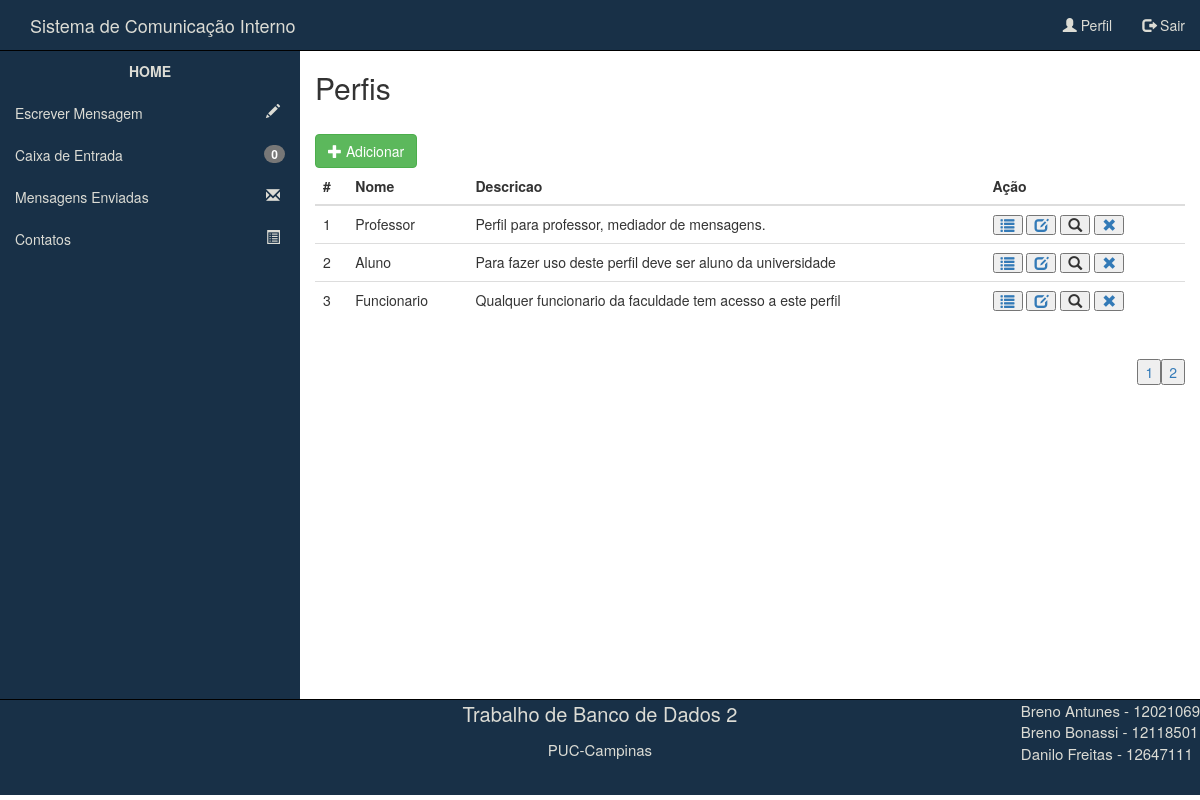
The app's page /Perfil/gridPerfil.php, older data.
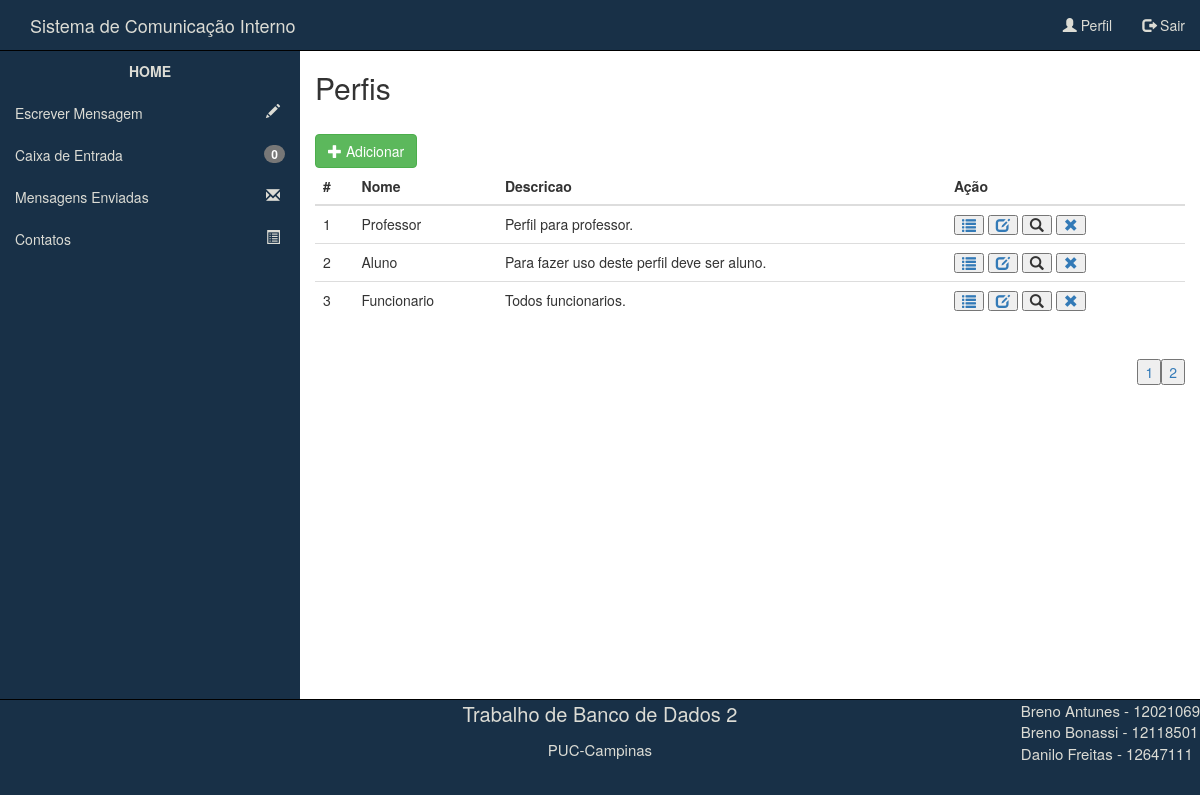
The same page, newer data.
### tables this page shows
CREATE TABLE IF NOT EXISTS `PERFIL` (
  `id_perfil` int(11) NOT NULL,
  `nome_perfil` varchar(75) NOT NULL,
  `descricao_perfil` text
);

### Perfil/gridPerfil.php (the view, shortened to what this page needs)
<?php
  		$idUsuario = $_SESSION['id'];
		$consultaMsg = mysql_query("SELECT * FROM MENSAGEM WHERE destinatario='$idUsuario' AND lida = 0") or die(mysql_error());
		$msgsNaoLidas = mysql_num_rows($consultaMsg);
?>
<!DOCTYPE html>
<html lang="pt-br">
<head>
	<link rel="stylesheet" href="../css/bootstrap.css">
	<link rel="stylesheet" href="../css/estilo.css">
	<link rel="stylesheet" href="../css/menuTopoEstilo.css">
	<link rel="stylesheet" href="../css/menuLateralEstilo.css">
</head>
<body>
	<nav class="navbav navbar-default menuSuperior">
		<div class="container-fluid">
			<div class="navbar-header">
				<a class="navbar-brand" id="tituloTopo" href="../index.php">Sistema de Comunicação Interno</a>
			</div>
			<ul class="nav navbar-nav navbar-right">
				<li><a id="opcaoMenuSuperior1" href="../perfil.php"><span class="glyphicon glyphicon-user"></span> Perfil</a></li>
				<li><a id="opcaoMenuSuperior2" href="../login.php"><span class="glyphicon glyphicon-log-out"></span> Sair</a></li>
			</ul>
		</div>
	</nav>
	<div class="container-fluid principal">
		<div class="row linhaPrincipal">
			<nav class="col-md-3 menuLateral">
				<ul class="nav nav-pulls nav-stacked">
						<li>
							<a href="../index.php" id="opcaoMenuLateral0">HOME</a>
						</li>
					    <li>
	                        <a href="../escreverMensagem.php?&go=enviar" id="opcaoMenuLateral1">Escrever Mensagem <span class="glyphicon glyphicon-pencil pull-right icones"></span></a>
	                    </li>
	                    <li>
	                        <a href="../mensagensRecebidas.php" id="opcaoMenuLateral2">Caixa de Entrada <span class="badge pull-right"><?php echo $msgsNaoLidas; ?></span></a>
	                    </li>
	                    <li>
	                        <a href="../mensagensEnviadas.php" id="opcaoMenuLateral3">Mensagens Enviadas <span class="glyphicon glyphicon-envelope pull-right icones"></span></a>
	                    </li>
	                    <li>
	                        <a href="../contatos.php" id="opcaoMenuLateral4">Contatos <span class="glyphicon glyphicon-list-alt pull-right icones"></span></a>
	                    </li>
	                </ul>
			</nav>
			<section class="col-md-9 conteudo"><br class="alertaRemocao hidden">
				<h2>Perfis</h2>
				<br>
				<div class="form-group">
					<a class="btn btn-success pull-left" href="create.php"><span class="glyphicon glyphicon-plus"></span> Adicionar</a>
					<table class="table table-hover">
						<thead>
							<th>#</th>
							<th>Nome</th>
							<th>Descricao</th>
							<th>Ação</th>
						</thead>
						<tbody>
							<?php
								$page = $_GET['page'];
								if($page == "")
									$page1 = 0;
								else
									$page1 = ($page-1)*3;
								$sql = mysql_query("SELECT * FROM PERFIL ORDER BY id_perfil limit $page1,3");
								$numrows = mysql_num_rows($sql);
								if ($numrows<=0){
									echo "<td colspan='4'>Não existem Departamentos cadastrados !</td>";
								}else{
									while($linha = mysql_fetch_assoc($sql)){
										echo "<tr onclick='location.href = '../login.php'' class='tabelaClicavel' >";
										echo "<td>" . $linha['id_perfil'] . "</td>";
										echo "<td>" . $linha['nome_perfil'] . "</td>";
										echo "<td>" . $linha['descricao_perfil'] . "</td>";
										echo "<td>
												<a href = 'cadastrarPrivilegio.php?go=cadastrarPrivilegio&id=" .$linha['id_perfil']. "&page=1' title = 'Cadastrar Privilegio'><button class = 'glyphicon glyphicon-list' title = 'Cadastrar Privilegio'></button></a>
												<a href = 'edit.php?go=editarPerfil&id=" .$linha['id_perfil']. "' title = 'Cadastrar Privilegio'><button class = 'glyphicon glyphicon-edit' title = 'Editar'></button></a>
												<button class = 'glyphicon glyphicon-search' title = 'Visualizar'></button>
												<a href='delete.php?id=" . $linha['id_perfil'] . "' onclick='return confirmacao()'><button title = 'Remover' class = 'glyphicon glyphicon-remove' ></button></a>
											</td>";
										echo "</tr>";
									}
								}
							?>
						</tbody>
					</table>
					<?php
						$sql = mysql_query("SELECT * FROM PERFIL");
						$numrows = mysql_num_rows($sql);
						$a=$numrows/3;
						$a=ceil($a);
						echo "<br>";
						for ($i = $a; $i>=1; $i--)
						{
							?><a href = "gridPerfil.php?&page= <?php echo $i; ?>"><button class = "pull-right"> <?php echo $i; ?></button></a>
							<?php
						}
					?>
				</div>
			</section>
		</div>
	</div>
	<div class="container-fluid rodape">
		<footer class="row">
			<div class="col-md-4 conteudoRodape">
			</div>
			<div class="col-md-4 conteudoRodape">
				<p style="font-size:20px">Trabalho de Banco de Dados 2</p>
				<p style="font-size:15px">PUC-Campinas</p>
			</div>
			<div class="col-md-4 conteudoRodape">
				<p class="pull-right text-left"style="font-size:15px">Breno Antunes - 12021069 <br>Breno Bonassi - 12118501 <br>Danilo Freitas - 12647111 </p>
			</div>
		</footer>
	</div>
</body>
</html>

### css/estilo.css (style rules this page uses)
html, body { height: 100%; overflow-x: hidden; overflow-y: auto; }
.principal { height: 81%; }
.linhaPrincipal { height: 100%; }
.conteudo { height: 100%; }
.rodape { height: 12%; background-color: #183047; border-top:1px solid black; overflow-y: auto; }
.conteudoRodape { padding: 0; color: #DCDCD5; text-align: center; }

### css/menuTopoEstilo.css (style rules this page uses)
.menuSuperior { background-color: #183047; border-bottom: 1px solid black; }
#tituloTopo { color: #DCDCD5; }
#opcaoMenuSuperior1 { color: #DCDCD5; }
#opcaoMenuSuperior2 { color: #DCDCD5; }

### css/menuLateralEstilo.css (style rules this page uses)
.menuLateral { padding: 0px; background-color: #183047; height: 100%; }
#opcaoMenuLateral0 { color: #DCDCD5; text-align: center; font-weight: bold; height: 40px; }
#opcaoMenuLateral1 { color: #DCDCD5; }
#opcaoMenuLateral2 { color: #DCDCD5; }
#opcaoMenuLateral3 { color: #DCDCD5; }
#opcaoMenuLateral4 { color: #DCDCD5; }
span.icones { padding-right: 5px; }

Row changes from the older to the newer data that the page shows:
changed perfil "Professor": descricao_perfil "Perfil para professor, mediador de mensagens." → "Perfil para professor."
changed perfil "Aluno": descricao_perfil "Para fazer uso deste perfil deve ser aluno da universidade" → "Para fazer uso deste perfil deve ser aluno."
changed perfil "Funcionario": descricao_perfil "Qualquer funcionario da faculdade tem acesso a este perfil" → "Todos funcionarios."
